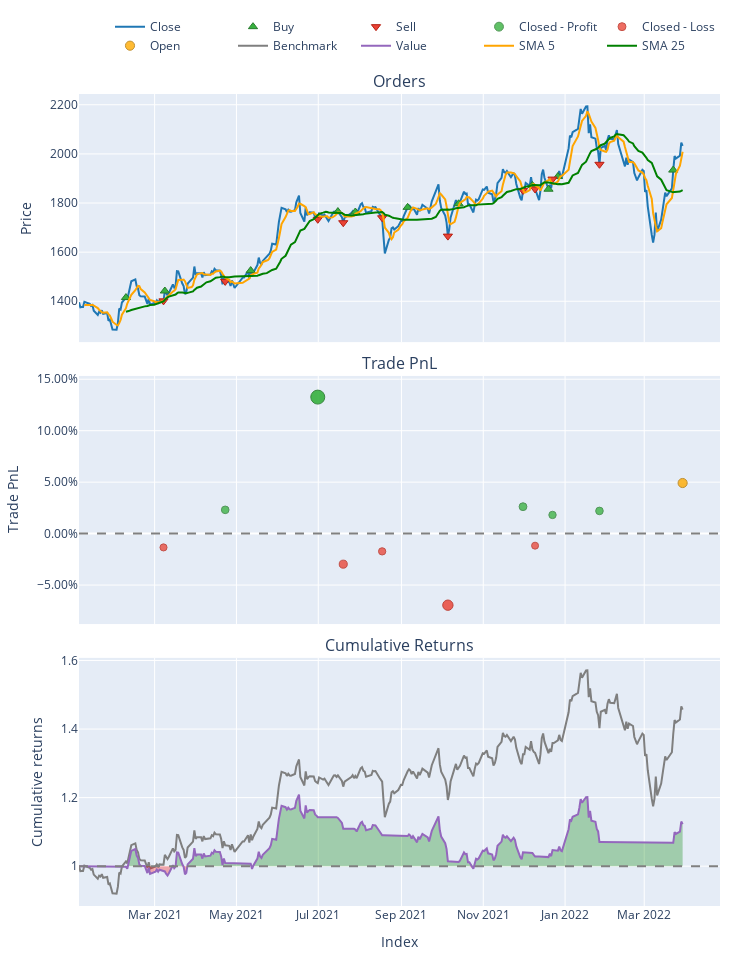

Notebook cell for this chart:
### Code cell
import vectorbt as vbt
import yfinance as yf
import pandas as pd

# パラメータ
ns = 5   # 短期移動平均日数
nl = 25  # 長期移動平均日数

# データ取得（トヨタ）
price = vbt.YFData.download('7203.T', start='2021-01-01', end='2022-03-31').get('Close')

# ✅ マルチインデックス対応（必要なら）
if isinstance(price, pd.DataFrame) and isinstance(price.columns, pd.MultiIndex):
    price = price.iloc[:, 0]

# 移動平均の計算
smaS = vbt.MA.run(price, window=ns).ma
smaL = vbt.MA.run(price, window=nl).ma

# シグナル定義：クロスオーバー
entries = (smaS > smaL).fillna(False)
exits = (smaS < smaL).fillna(False)

# ポートフォリオ作成（シグナルによるバックテスト）
portfolio = vbt.Portfolio.from_signals(price, entries, exits, init_cash=10000, fees=0.002)

# 成績確認
print(portfolio.stats())

# ✅ チャートに SMA 線を追加
fig = portfolio.plot()
fig.add_scatter(x=smaS.index, y=smaS, name=f"SMA {ns}", line=dict(color='orange'))
fig.add_scatter(x=smaL.index, y=smaL, name=f"SMA {nl}", line=dict(color='green'))

# ✅ 表示（Jupyter）
fig.show()

### Figure 1 — Plotly figure (JSON) as saved in the notebook; plotly's stock layout.template omitted (floating-point values rounded to 4 significant figures; data arrays with more than 128 entries replaced by an {"elided": "..."} marker saying what was removed)
{"data": [{"legendgroup": "0", "line": {"color": "#1f77b4"}, "name": "Close", "showlegend": true, "type": "scatter", "uid": "dbe540a6-ecb6-4893-80c9-7db2e744b2c9", "x": {"elided": "303 str values"}, "xaxis": "x", "y": {"elided": "303 float values"}, "yaxis": "y"}, {"customdata": [[0, 7.053, 19.96], [2, 6.829, 19.69], [4, 6.606, 20.15], [6, 6.462, 22.81], [8, 6.277, 22.14], [10, 6.103, 21.76], [12, 5.633, 20.25], [14, 5.55, 20.77], [16, 5.53, 20.53], [18, 5.478, 20.9], [20, 5.522, 21.36]], "hovertemplate": "Order Id: %{customdata[0]}<br>Timestamp: %{x}<br>Price: %{y}<br>Size: %{customdata[1]:.6f}<br>Fees: %{customdata[2]:.6f}", "legendgroup": "1", "marker": {"color": "#37B13F", "line": {"color": "rgb(38,123,44)", "width": 1}, "size": 8, "symbol": "triangle-up"}, "mode": "markers", "name": "Buy", "type": "scatter", "uid": "1fede17f-0770-48b4-9046-a02a38b53bff", "x": ["2021-02-07T15:00:00+00:00", "2021-03-08T15:00:00+00:00", "2021-05-11T15:00:00+00:00", "2021-07-15T15:00:00+00:00", "2021-07-28T15:00:00+00:00", "2021-09-05T15:00:00+00:00", "2021-10-13T15:00:00+00:00", "2021-12-07T15:00:00+00:00", "2021-12-19T15:00:00+00:00", "2021-12-26T15:00:00+00:00", "2022-03-22T15:00:00+00:00"], "xaxis": "x", "y": [1415.0, 1442.0, 1525.0, 1765.0, 1763.0, 1782.0, 1797.0, 1872.0, 1856.0, 1908.0, 1934.0], "yaxis": "y"}, {"customdata": [[1, 7.053, 19.77], [3, 6.829, 20.23], [5, 6.606, 22.9], [7, 6.462, 22.23], [9, 6.277, 21.84], [11, 6.103, 20.33], [13, 5.633, 20.86], [15, 5.55, 20.61], [17, 5.53, 20.99], [19, 5.478, 21.45]], "hovertemplate": "Order Id: %{customdata[0]}<br>Timestamp: %{x}<br>Price: %{y}<br>Size: %{customdata[1]:.6f}<br>Fees: %{customdata[2]:.6f}", "legendgroup": "2", "marker": {"color": "#EA4335", "line": {"color": "rgb(181,31,18)", "width": 1}, "size": 8, "symbol": "triangle-down"}, "mode": "markers", "name": "Sell", "type": "scatter", "uid": "22027375-56d4-4bc9-93e6-9821fecceab8", "x": ["2021-03-07T15:00:00+00:00", "2021-04-22T15:00:00+00:00", "2021-06-30T15:00:00+00:00", "2021-07-19T15:00:00+00:00", "2021-08-17T15:00:00+00:00", "2021-10-05T15:00:00+00:00", "2021-11-30T15:00:00+00:00", "2021-12-09T15:00:00+00:00", "2021-12-22T15:00:00+00:00", "2022-01-26T15:00:00+00:00"], "xaxis": "x", "y": [1402.0, 1481.0, 1734.0, 1720.0, 1740.0, 1665.0, 1851.0, 1857.0, 1897.0, 1958.0], "yaxis": "y"}, {"customdata": [[1, 1, 227.2, 0.02307], [2, 2, 1336.0, 0.1326], [6, 6, 264.8, 0.02616], [8, 8, 186.2, 0.01814], [9, 9, 230.3, 0.02204]], "hovertemplate": "Exit Trade Id: %{customdata[0]}<br>Position Id: %{customdata[1]}<br>Exit Timestamp: %{x}<br>PnL: %{customdata[2]:.6f}<br>Return: %{customdata[3]:.2%}", "legendgroup": "3", "marker": {"color": "#37B13F", "line": {"color": "rgb(38,123,44)", "width": 1}, "opacity": [0.7641, 0.9, 0.7679, 0.758, 0.7628], "size": [7.657, 14, 7.836, 7.372, 7.597], "symbol": "circle"}, "mode": "markers", "name": "Closed - Profit", "type": "scatter", "uid": "db1f7482-c152-4515-a3f6-64618080c907", "x": ["2021-04-22T15:00:00+00:00", "2021-06-30T15:00:00+00:00", "2021-11-30T15:00:00+00:00", "2021-12-22T15:00:00+00:00", "2022-01-26T15:00:00+00:00"], "xaxis": "x2", "y": [0.02307, 0.1326, 0.02616, 0.01814, 0.02204], "yaxis": "y2"}, {"customdata": [[0, 0, -134.1, -0.01344], [3, 3, -338.7, -0.02969], [4, 4, -191.1, -0.01726], [5, 5, -756.7, -0.06956], [7, 7, -121.7, -0.01172]], "hovertemplate": "Exit Trade Id: %{customdata[0]}<br>Position Id: %{customdata[1]}<br>Exit Timestamp: %{x}<br>PnL: %{customdata[2]:.6f}<br>Return: %{customdata[3]:.2%}", "legendgroup": "4", "marker": {"color": "#EA4335", "line": {"color": "rgb(181,31,18)", "width": 1}, "opacity": [0.7521, 0.7723, 0.7569, 0.8217, 0.75], "size": [7.099, 8.04, 7.321, 10.35, 7], "symbol": "circle"}, "mode": "markers", "name": "Closed - Loss", "type": "scatter", "uid": "909749f6-4afe-4f95-9342-c2956651a326", "x": ["2021-03-07T15:00:00+00:00", "2021-07-19T15:00:00+00:00", "2021-08-17T15:00:00+00:00", "2021-10-05T15:00:00+00:00", "2021-12-09T15:00:00+00:00"], "xaxis": "x2", "y": [-0.01344, -0.02969, -0.01726, -0.06956, -0.01172], "yaxis": "y2"}, {"customdata": [[10, 10, 525.0, 0.04916]], "hovertemplate": "Exit Trade Id: %{customdata[0]}<br>Position Id: %{customdata[1]}<br>Exit Timestamp: %{x}<br>PnL: %{customdata[2]:.6f}<br>Return: %{customdata[3]:.2%}", "legendgroup": "5", "marker": {"color": "#FFAA00", "line": {"color": "rgb(178,118,0)", "width": 1}, "opacity": [0.7964], "size": [9.167], "symbol": "circle"}, "mode": "markers", "name": "Open", "type": "scatter", "uid": "15b67248-ef2b-49a9-a9ef-433deabb4dfc", "x": ["2022-03-29T15:00:00+00:00"], "xaxis": "x2", "y": [0.04916], "yaxis": "y2"}, {"legendgroup": "6", "line": {"color": "#7f7f7f"}, "name": "Benchmark", "showlegend": true, "type": "scatter", "uid": "70a61c20-0bda-4177-9ef5-8a1ab67f2ac3", "x": {"elided": "303 str values"}, "xaxis": "x3", "y": {"elided": "303 float values"}, "yaxis": "y3"}, {"hoverinfo": "skip", "legendgroup": "7", "line": {"color": "rgba(0, 0, 0, 0)", "width": 0}, "opacity": 0, "showlegend": false, "type": "scatter", "uid": "0ed0adbb-7862-4bbb-a524-8f934e2e4019", "x": {"elided": "303 str values"}, "xaxis": "x3", "y": {"elided": "303 int values"}, "yaxis": "y3"}, {"connectgaps": false, "fill": "tonexty", "fillcolor": "rgba(0, 128, 0, 0.3)", "hoverinfo": "skip", "legendgroup": "7", "line": {"color": "rgba(0, 0, 0, 0)", "width": 0}, "opacity": 0, "showlegend": false, "type": "scatter", "uid": "8a1ffb9f-9af4-4718-85a6-e71809bd4ec7", "x": {"elided": "303 str values"}, "xaxis": "x3", "y": {"elided": "303 float values"}, "yaxis": "y3"}, {"hoverinfo": "skip", "legendgroup": "7", "line": {"color": "rgba(0, 0, 0, 0)", "width": 0}, "opacity": 0, "showlegend": false, "type": "scatter", "uid": "22ef1540-a89d-4fc3-889c-168e56b2fec9", "x": {"elided": "303 str values"}, "xaxis": "x3", "y": {"elided": "303 int values"}, "yaxis": "y3"}, {"connectgaps": false, "fill": "tonexty", "fillcolor": "rgba(255, 0, 0, 0.3)", "hoverinfo": "skip", "legendgroup": "7", "line": {"color": "rgba(0, 0, 0, 0)", "width": 0}, "opacity": 0, "showlegend": false, "type": "scatter", "uid": "22dff829-a220-495c-8c8d-c4c2fd49b4e6", "x": {"elided": "303 str values"}, "xaxis": "x3", "y": {"elided": "303 float values"}, "yaxis": "y3"}, {"legendgroup": "8", "line": {"color": "#9467bd"}, "name": "Value", "showlegend": true, "type": "scatter", "uid": "67ebe1d9-0a3e-4588-9907-78bc1e041162", "x": {"elided": "303 str values"}, "xaxis": "x3", "y": {"elided": "303 float values"}, "yaxis": "y3"}, {"hoverinfo": "skip", "legendgroup": "7", "line": {"color": "rgba(0, 0, 0, 0)", "width": 0}, "opacity": 0, "showlegend": false, "type": "scatter", "uid": "54df6d39-9948-41a4-994e-ede781c25e43", "x": {"elided": "303 str values"}, "xaxis": "x3", "y": {"elided": "303 int values"}, "yaxis": "y3"}, {"line": {"color": "orange"}, "name": "SMA 5", "type": "scatter", "uid": "f3e91c44-9f3d-45c0-825a-4d24952740d4", "x": {"elided": "303 str values"}, "y": {"elided": "303 float values"}}, {"line": {"color": "green"}, "name": "SMA 25", "type": "scatter", "uid": "e780dbbd-c064-4471-abe9-249d1468eb35", "x": {"elided": "303 str values"}, "y": {"elided": "303 float values"}}], "layout": {"annotations": [{"font": {"size": 16}, "showarrow": false, "text": "Orders", "x": 0.5, "xanchor": "center", "xref": "paper", "y": 1, "yanchor": "bottom", "yref": "paper"}, {"font": {"size": 16}, "showarrow": false, "text": "Trade PnL", "x": 0.5, "xanchor": "center", "xref": "paper", "y": 0.6528, "yanchor": "bottom", "yref": "paper"}, {"font": {"size": 16}, "showarrow": false, "text": "Cumulative Returns", "x": 0.5, "xanchor": "center", "xref": "paper", "y": 0.3056, "yanchor": "bottom", "yref": "paper"}], "height": 960, "legend": {"orientation": "h", "traceorder": "normal", "x": 1, "xanchor": "right", "y": 1.042, "yanchor": "bottom"}, "margin": {"b": 30, "l": 30, "r": 30, "t": 30}, "shapes": [{"line": {"color": "gray", "dash": "dash"}, "type": "line", "x0": 0, "x1": 1, "xref": "paper", "y0": 0, "y1": 0, "yref": "y2"}, {"line": {"color": "gray", "dash": "dash"}, "type": "line", "x0": 0, "x1": 1, "xref": "paper", "y0": 1, "y1": 1, "yref": "y3"}], "showlegend": true, "width": 750, "xaxis": {"anchor": "y", "domain": [0, 1], "matches": "x3", "showticklabels": false}, "xaxis2": {"anchor": "y2", "domain": [0, 1], "matches": "x3", "showticklabels": false}, "xaxis3": {"anchor": "y3", "domain": [0, 1], "title": {"text": "Index"}}, "yaxis": {"anchor": "x", "domain": [0.6944, 1], "title": {"text": "Price"}}, "yaxis2": {"anchor": "x2", "domain": [0.3472, 0.6528], "tickformat": ".2%", "title": {"text": "Trade PnL"}}, "yaxis3": {"anchor": "x3", "domain": [0, 0.3056], "title": {"text": "Cumulative returns"}}}}
